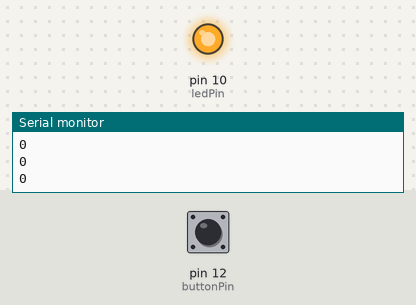
Bench run of a sketch on a simulated Arduino Uno, built with avr-gcc and run on an emulated ATmega328P. Shown: output pins drawn as LEDs (lit = HIGH), the last lines printed to the serial monitor. Inputs (shaded band) come from the test bench; at power-on: pin 12 (buttonPin) LOW.

Above: at 1.2 s.
1.3 s: pin 12 (buttonPin) pulled HIGH for 0.15 s
At 1.5 s:
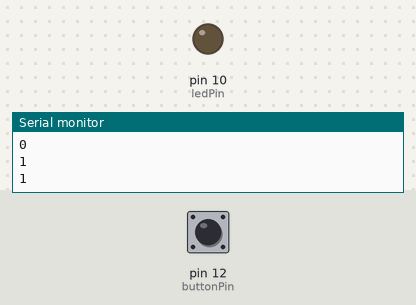
3.1 s: pin 12 (buttonPin) pulled HIGH for 3.2 s
At 7.3 s:
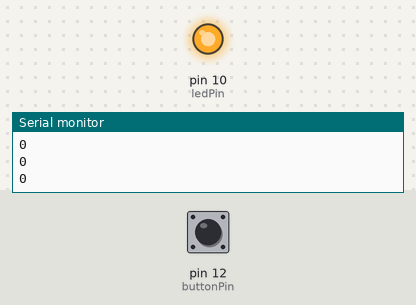
Timing chart, 0 to 8.8 s (numbered marks = the images above; inputs shaded):
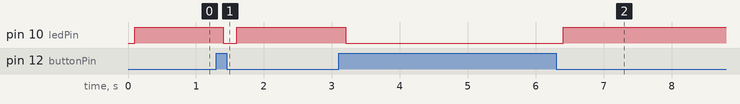

Measured:
- after the input at 1.3 s, pin 10 (ledPin): HIGH → LOW after 0.10 s, → HIGH 0.20 s later
- after the input at 3.1 s, pin 10 (ledPin): HIGH → LOW after 0.10 s, → HIGH 3.2 s later

The sketch:

pulldownresistors.ino
```cpp
int ledPin=10;
int buttonPin=12;
int buttonRead;
int del(100);

void setup() {
  // put your setup code here, to run once:
Serial.begin(9600);
pinMode(ledPin, OUTPUT);
pinMode(buttonPin, INPUT);

}

void loop() {
  // put your main code here, to run repeatedly:
buttonRead=digitalRead(buttonPin);
Serial.println(buttonRead);
delay(del);
if(buttonRead==1){
  digitalWrite(ledPin, LOW);
}
if(buttonRead==0){
  digitalWrite(ledPin, HIGH);
}

}
```
